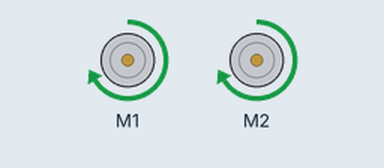
The sketch below on a simulated Arduino Uno, built with avr-gcc and run on an emulated ATmega328P. Shown: 2 × DC motor (green arrow = forward, orange = backward, longer = faster).

Above: at 0.1 s.
Timing chart, 0 to 1.6 s (numbered marks = the images above):
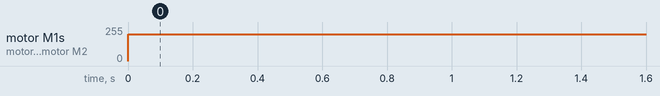

Measured:
- by itself, motor M1, motor M2: stopped → forward 200/255 at 0.00 s

The sketch:

goMarcellious.ino
```cpp
#include <AFMotor.h>

AF_DCMotor motor3(1);
AF_DCMotor motor4(2);


void setup() {
  // put your setup code here, to run once:
  motor3.setSpeed(0);
  motor3.run(RELEASE);
  motor4.setSpeed(0);
  motor4.run(RELEASE);

}

void loop() {
  // put your main code here, to run repeatedly:
  motor3.run(FORWARD);
  motor4.run(FORWARD);
  motor3.setSpeed(200);
  motor4.setSpeed(200);

}
```
